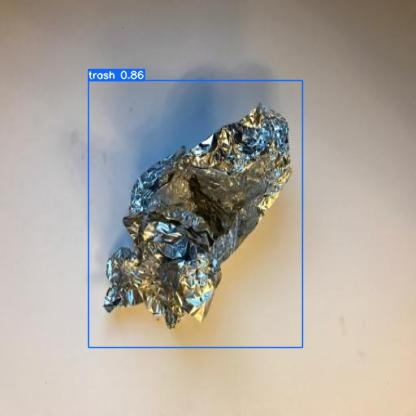
#> input picture trdec/images to detect/5.jpg, 416 x 416 px, found by its file name; its folder holds only this picture in this run
$ python main.py
#> lines starting #> are read from the running program, lines starting #| are printed output that depends on the picture; after the words box and inside, x2 and y2 are one past the last pixel; in counts of white or black regions, pixels touching at a corner belong together
#> further down, img is the input picture: shape (416, 416, 3); mean B, G, R 156.4, 164, 169.9
import cv2
import os

# Define the path to the cascade.xml file
cascade_path = r'C:\Users\mosim\trdec\cascade.xml'

objectName = 'TRASH'
color = (255, 0, 255)
font = cv2.FONT_HERSHEY_SIMPLEX
fontScale = 1
fontColor = (0, 0, 255)
lineType = 2

def empty(a):
    pass

cv2.namedWindow("Result")

# Add error handling to load the cascade classifier
try:
    cascade = cv2.CascadeClassifier(cascade_path)
except cv2.error as e:
    print("Error: Unable to load cascade classifier file.")
    print(e)
    exit()

def detect_trash(image):
    gray = cv2.cvtColor(image, cv2.COLOR_BGR2GRAY)
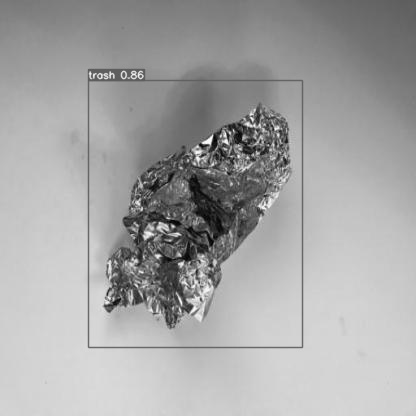
#> gray: shape (416, 416); min 0, max 253, mean 164.9

    scaleVal = 1.2  # Adjust as needed
    neig = 5  # Adjust as needed
    objects = cascade.detectMultiScale(gray, scaleVal, neig)
#> objects = [[244, 97, 32, 32], [216, 109, 44, 44], [173, 238, 29, 29], [101, 259, 36, 36], [144, 259, 45, 45], [96, 290, 28, 28], [63, 121, 51, 51], [101, 82, 116, 116], [118, 165, 64, 64], [91, 195, 77, 77]]

    if len(objects) == 0:
        return 0, "Not trash detected"  # No trash detected

    for (x, y, w, h) in objects:
        area = w * h
        minArea = 100  # Adjust as needed
        if area > minArea:
            cv2.rectangle(image, (x, y), (x + w, y + h), color, 3)
            cv2.putText(image, objectName, (x, y - 5), cv2.FONT_HERSHEY_COMPLEX_SMALL, 1, color, 2)
            return 1, "Trash detected"  # Trash detected
#> this loop made 1 pass
#> (x, y, w, h, area, minArea) on pass 1: (244, 97, 32, 32, 1024, 100)
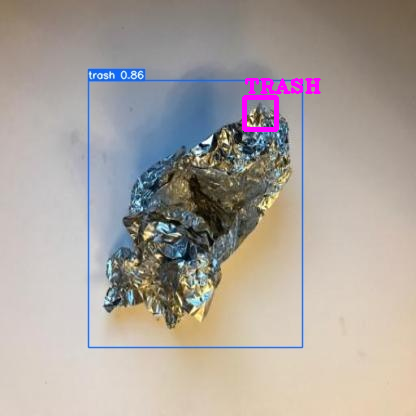
#> image: shape (416, 416, 3); 0.77% of pixels changed, all inside (x1, y1, x2, y2) = (242, 78, 321, 132)

    return 0, "Not trash detected"  # No trash detected

# Example usage:
image_dir = r'C:\Users\mosim\OneDrive\Desktop\images to detect'  # Provide the absolute path to your input image directory
image_files = os.listdir(image_dir)

for filename in image_files:
    img = cv2.imread(os.path.join(image_dir, filename))
    if img is None:
        print(f"Error: Image '{filename}' not found or cannot be read.")
    else:
        result, message = detect_trash(img)
#> result = 1; message = 'Trash detected'
        cv2.putText(img, message, (50, 50), font, fontScale, fontColor, lineType)
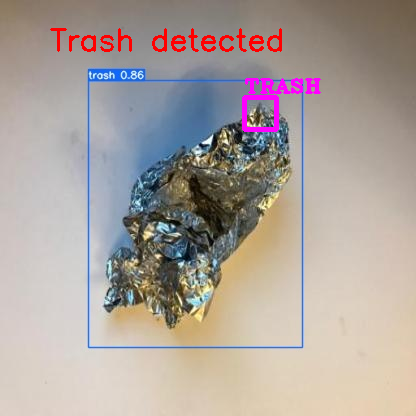
#> img: shape (416, 416, 3); 0.94% of pixels changed, all inside (x1, y1, x2, y2) = (50, 28, 282, 52)
        cv2.imshow("Result", img)
        cv2.waitKey(0)  # Display image until a key is pressed
        cv2.destroyAllWindows()  # Close all OpenCV windows
        print(f"{message}: {result}")
#| Trash detected: 1
